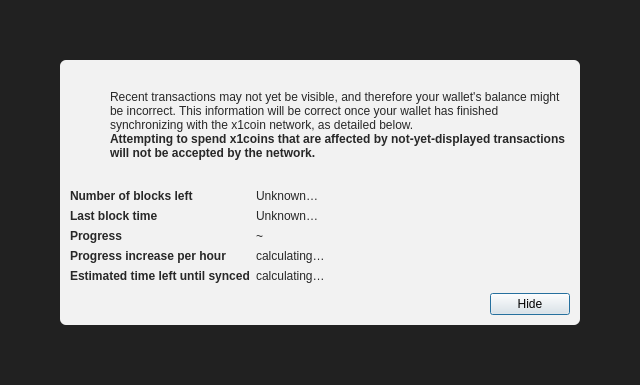
<?xml version="1.0" encoding="UTF-8"?>
<ui version="4.0">
 <class>ModalOverlay</class>
 <widget class="QWidget" name="ModalOverlay">
  <property name="geometry">
   <rect>
    <x>0</x>
    <y>0</y>
    <width>640</width>
    <height>385</height>
   </rect>
  </property>
  <property name="windowTitle">
   <string>Form</string>
  </property>
  <layout class="QVBoxLayout" name="verticalLayout" stretch="0">
   <property name="sizeConstraint">
    <enum>QLayout::SetDefaultConstraint</enum>
   </property>
   <property name="leftMargin">
    <number>0</number>
   </property>
   <property name="topMargin">
    <number>0</number>
   </property>
   <property name="rightMargin">
    <number>0</number>
   </property>
   <property name="bottomMargin">
    <number>0</number>
   </property>
   <item>
    <widget class="QWidget" name="bgWidget" native="true">
     <property name="styleSheet">
      <string notr="true">#bgWidget { background: rgba(0,0,0,220); }</string>
     </property>
     <layout class="QVBoxLayout" name="verticalLayoutMain" stretch="1">
      <property name="leftMargin">
       <number>60</number>
      </property>
      <property name="topMargin">
       <number>60</number>
      </property>
      <property name="rightMargin">
       <number>60</number>
      </property>
      <property name="bottomMargin">
       <number>60</number>
      </property>
      <item>
       <widget class="QWidget" name="contentWidget" native="true">
        <property name="styleSheet">
         <string notr="true">#contentWidget { background: rgba(255,255,255,240); border-radius: 6px; }

QLabel { color: rgb(40,40,40);  }</string>
        </property>
        <layout class="QVBoxLayout" name="verticalLayoutSub" stretch="1,0,0,0">
         <property name="spacing">
          <number>0</number>
         </property>
         <property name="leftMargin">
          <number>10</number>
         </property>
         <property name="topMargin">
          <number>10</number>
         </property>
         <property name="rightMargin">
          <number>10</number>
         </property>
         <property name="bottomMargin">
          <number>10</number>
         </property>
         <item>
          <layout class="QHBoxLayout" name="horizontalLayoutIconText" stretch="0,1">
           <property name="topMargin">
            <number>20</number>
           </property>
           <item>
            <layout class="QVBoxLayout" name="verticalLayoutIcon">
             <property name="leftMargin">
              <number>0</number>
             </property>
             <item>
              <widget class="QPushButton" name="warningIcon">
               <property name="enabled">
                <bool>false</bool>
               </property>
               <property name="text">
                <string/>
               </property>
               <property name="icon">
                <iconset>
                 <normaloff>:/icons/warning</normaloff>
                 <disabledoff>:/icons/warning</disabledoff>:/icons/warning</iconset>
               </property>
               <property name="iconSize">
                <size>
                 <width>48</width>
                 <height>48</height>
                </size>
               </property>
               <property name="flat">
                <bool>true</bool>
               </property>
              </widget>
             </item>
             <item>
              <spacer name="verticalSpacerWarningIcon">
               <property name="orientation">
                <enum>Qt::Vertical</enum>
               </property>
               <property name="sizeHint" stdset="0">
                <size>
                 <width>20</width>
                 <height>40</height>
                </size>
               </property>
              </spacer>
             </item>
            </layout>
           </item>
           <item>
            <layout class="QVBoxLayout" name="verticalLayoutInfoText">
             <property name="leftMargin">
              <number>0</number>
             </property>
             <property name="topMargin">
              <number>0</number>
             </property>
             <item>
              <widget class="QLabel" name="infoText">
               <property name="text">
                <string>Recent transactions may not yet be visible, and therefore your wallet's balance might be incorrect. This information will be correct once your wallet has finished synchronizing with the x1coin network, as detailed below.</string>
               </property>
               <property name="textFormat">
                <enum>Qt::RichText</enum>
               </property>
               <property name="wordWrap">
                <bool>true</bool>
               </property>
              </widget>
             </item>
             <item>
              <widget class="QLabel" name="infoTextStrong">
               <property name="font">
                <font>
                 <weight>75</weight>
                 <bold>true</bold>
                </font>
               </property>
               <property name="text">
                <string>Attempting to spend x1coins that are affected by not-yet-displayed transactions will not be accepted by the network.</string>
               </property>
               <property name="textFormat">
                <enum>Qt::RichText</enum>
               </property>
               <property name="wordWrap">
                <bool>true</bool>
               </property>
              </widget>
             </item>
             <item>
              <spacer name="verticalSpacerInTextSpace">
               <property name="orientation">
                <enum>Qt::Vertical</enum>
               </property>
               <property name="sizeHint" stdset="0">
                <size>
                 <width>20</width>
                 <height>40</height>
                </size>
               </property>
              </spacer>
             </item>
            </layout>
           </item>
          </layout>
         </item>
         <item>
          <spacer name="verticalSpacerAfterText">
           <property name="orientation">
            <enum>Qt::Vertical</enum>
           </property>
           <property name="sizeHint" stdset="0">
            <size>
             <width>20</width>
             <height>40</height>
            </size>
           </property>
          </spacer>
         </item>
         <item>
          <layout class="QFormLayout" name="formLayout">
           <property name="fieldGrowthPolicy">
            <enum>QFormLayout::FieldsStayAtSizeHint</enum>
           </property>
           <property name="horizontalSpacing">
            <number>6</number>
           </property>
           <property name="verticalSpacing">
            <number>6</number>
           </property>
           <property name="topMargin">
            <number>10</number>
           </property>
           <item row="0" column="0">
            <widget class="QLabel" name="labelNumberOfBlocksLeft">
             <property name="font">
              <font>
               <weight>75</weight>
               <bold>true</bold>
              </font>
             </property>
             <property name="text">
              <string>Number of blocks left</string>
             </property>
            </widget>
           </item>
           <item row="0" column="1">
            <widget class="QLabel" name="numberOfBlocksLeft">
             <property name="text">
              <string>Unknown…</string>
             </property>
            </widget>
           </item>
           <item row="1" column="0">
            <widget class="QLabel" name="labelLastBlockTime">
             <property name="font">
              <font>
               <weight>75</weight>
               <bold>true</bold>
              </font>
             </property>
             <property name="text">
              <string>Last block time</string>
             </property>
            </widget>
           </item>
           <item row="1" column="1">
            <widget class="QLabel" name="newestBlockDate">
             <property name="sizePolicy">
              <sizepolicy hsizetype="Maximum" vsizetype="Preferred">
               <horstretch>0</horstretch>
               <verstretch>0</verstretch>
              </sizepolicy>
             </property>
             <property name="text">
              <string>Unknown…</string>
             </property>
            </widget>
           </item>
           <item row="2" column="0">
            <widget class="QLabel" name="labelSyncDone">
             <property name="font">
              <font>
               <weight>75</weight>
               <bold>true</bold>
              </font>
             </property>
             <property name="text">
              <string>Progress</string>
             </property>
            </widget>
           </item>
           <item row="2" column="1">
            <layout class="QHBoxLayout" name="horizontalLayoutSync" stretch="0,1">
             <item>
              <widget class="QLabel" name="percentageProgress">
               <property name="text">
                <string notr="true">~</string>
               </property>
              </widget>
             </item>
            </layout>
           </item>
           <item row="4" column="0">
            <widget class="QLabel" name="labelProgressIncrease">
             <property name="font">
              <font>
               <weight>75</weight>
               <bold>true</bold>
              </font>
             </property>
             <property name="text">
              <string>Progress increase per hour</string>
             </property>
            </widget>
           </item>
           <item row="4" column="1">
            <widget class="QLabel" name="progressIncreasePerH">
             <property name="text">
              <string>calculating…</string>
             </property>
            </widget>
           </item>
           <item row="5" column="0">
            <widget class="QLabel" name="labelEstimatedTimeLeft">
             <property name="font">
              <font>
               <weight>75</weight>
               <bold>true</bold>
              </font>
             </property>
             <property name="text">
              <string>Estimated time left until synced</string>
             </property>
            </widget>
           </item>
           <item row="5" column="1">
            <widget class="QLabel" name="expectedTimeLeft">
             <property name="text">
              <string>calculating…</string>
             </property>
            </widget>
           </item>
          </layout>
         </item>
         <item>
          <layout class="QHBoxLayout" name="horizontalLayoutButtons">
           <property name="leftMargin">
            <number>10</number>
           </property>
           <property name="topMargin">
            <number>10</number>
           </property>
           <item>
            <spacer name="horizontalSpacer">
             <property name="orientation">
              <enum>Qt::Horizontal</enum>
             </property>
             <property name="sizeHint" stdset="0">
              <size>
               <width>40</width>
               <height>20</height>
              </size>
             </property>
            </spacer>
           </item>
           <item>
            <widget class="QPushButton" name="closeButton">
             <property name="text">
              <string>Hide</string>
             </property>
             <property name="shortcut">
              <string>Esc</string>
             </property>
             <property name="focusPolicy">
              <enum>Qt::StrongFocus</enum>
             </property>
             <property name="default">
              <bool>true</bool>
             </property>
            </widget>
           </item>
          </layout>
         </item>
        </layout>
       </widget>
      </item>
     </layout>
    </widget>
   </item>
  </layout>
 </widget>
 <resources/>
 <connections/>
</ui>
